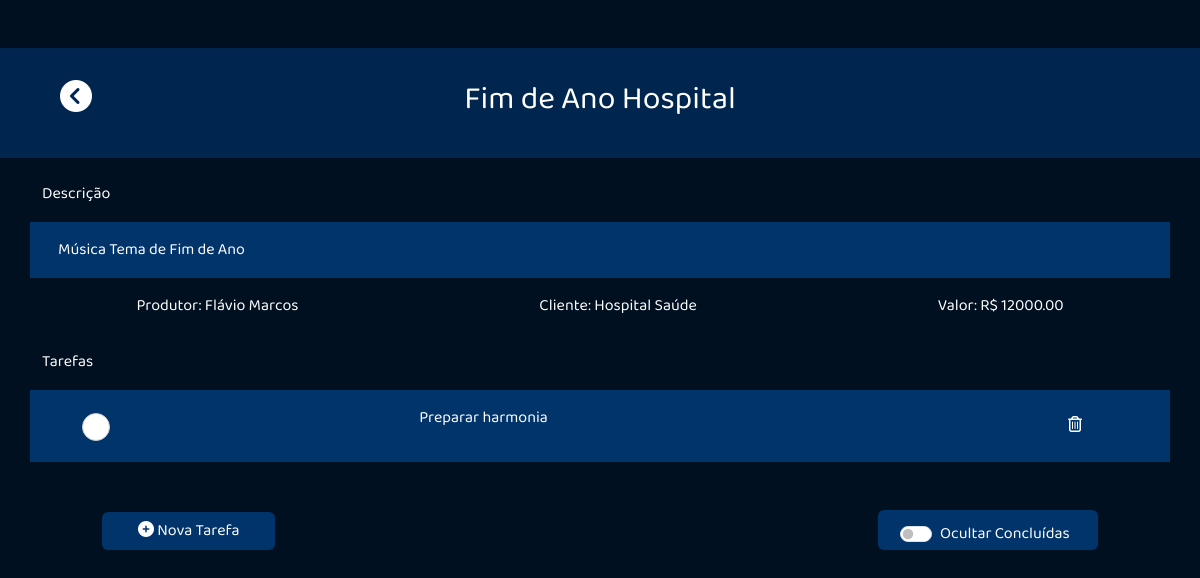
The app's page /exibir_projeto/1, older data.
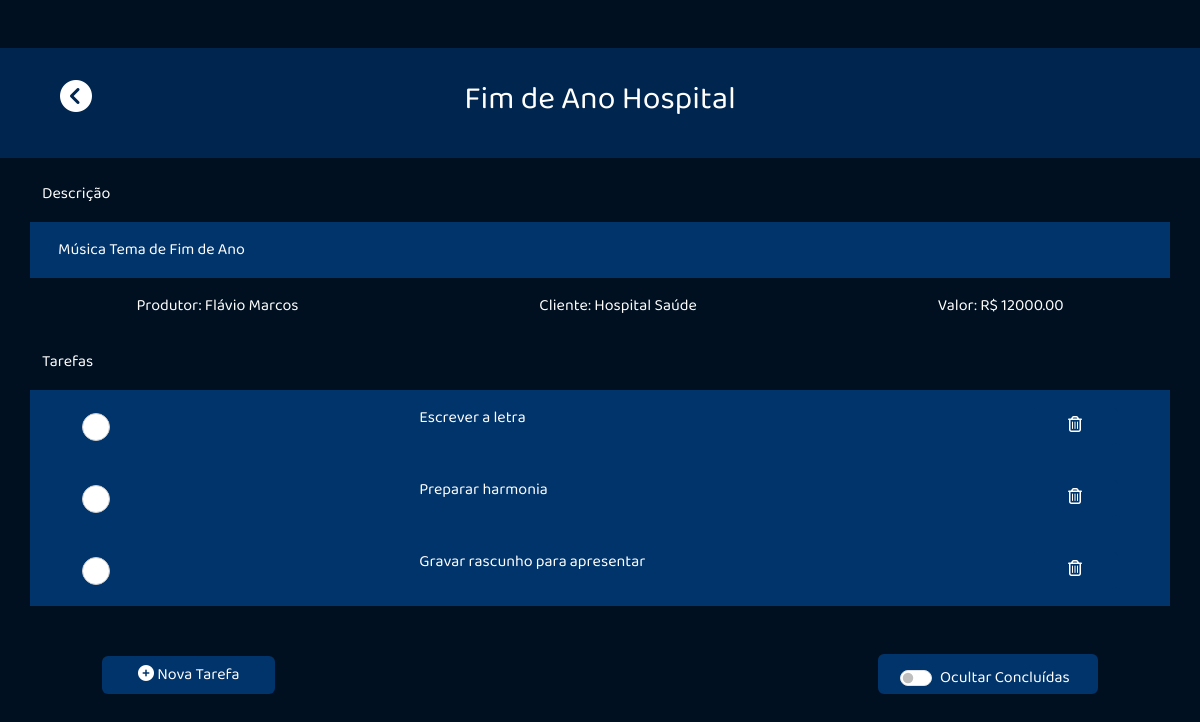
The same page, newer data.
### src/models/project.py (models this page shows, shortened)
class Project(db.Model):
    id_project = db.Column(db.Integer, primary_key = True)
    id_customer = db.Column(db.Integer, db.ForeignKey(Customer.id_customer), nullable = False)
    customer = db.relationship('Customer', backref='project_customer', foreign_keys=[id_customer])
    name = db.Column(db.String(250), nullable = False)
    description = db.Column(db.String(250), nullable = False)
    full_value = db.Column(db.Numeric(20,2), nullable = False)
    id_producer = db.Column(db.Integer, db.ForeignKey(Producer.id_producer), nullable = False)
    producer = db.relationship('Producer', backref='project_producer', foreign_keys=[id_producer])

### src/models/producer.py (models this page shows, shortened)
class Producer(db.Model):
    id_producer = db.Column(db.Integer, primary_key = True)
    name = db.Column(db.String(120), nullable = False)
    area = db.Column(db.String(120), nullable = False)

### src/models/customer.py (models this page shows, shortened)
class Customer(db.Model):
    id_customer = db.Column(db.Integer, primary_key = True)
    name = db.Column(db.String(120), unique = True, nullable = False)
    phone_num = db.Column(db.String(20), unique = True, nullable = False)
    email = db.Column(db.String(120), unique = True, nullable = False)

### src/models/task.py (models this page shows, shortened)
class Task(db.Model):
    id_task = db.Column(db.Integer, primary_key = True)
    id_task_type = db.Column(db.Integer, db.ForeignKey(TaskType.id_task_type), nullable = True)
    id_project = db.Column(db.Integer, db.ForeignKey(Project.id_project))
    project = db.relationship('Project', backref='project_task', foreign_keys=[id_project])
    title = db.Column(db.String(250), nullable = False)
    description = db.Column(db.String(250), nullable = False)
    deadline = db.Column(db.Date, nullable = False)
    started = db.Column(db.DateTime, default=datetime.now())
    finished = db.Column(db.DateTime, nullable=True)

### src/views/project.py (the view)
@project_views.route('/exibir_projeto/<id>', methods=['GET'])
def show_project_page(id):
    project = Project.query.filter_by(id_project = id).first()
    pj = {
        "name": project.name,
        "id_project": project.id_project,
        "customer": project.customer.name,
        "producer": project.producer.name,
        "full_value": project.full_value,
        "description": project.description,
    }
    tasks = Task.query.filter_by(id_project = id).all()
    ts = []
    if len(tasks) == 0:
        return render_template('show_project.html', project = pj, tasks = None)
    for task in tasks:
        checked = ""
        if task.finished != None:
            checked = "checked"
        deadline = task.deadline
        deadline = deadline.strftime("%d/%m/%Y")
        ts.append({
            "id_task": task.id_task,
            "checked": checked,
            "title": task.title,
            "deadline": deadline,
            "description": task.description
        })
    return render_template('show_project.html', tasks = ts, project = pj)

### src/templates/show_project.html (shortened to what this page needs)
<!DOCTYPE html>
<html>
<head>
    <link rel='stylesheet' type='text/css' media='screen' href='/static/css/main.css'>
    <link href="https://cdn.jsdelivr.net/npm/bootstrap@5.3.0-alpha1/dist/css/bootstrap.min.css" rel="stylesheet">
    <link rel="stylesheet" href="https://site-assets.fontawesome.com/releases/v6.3.0/css/all.css">
</head>
<body class="bg-dark-blue">
    <div class="mb-4 bg-blue d-flex align-middle mt-5">
        <div id="project" project="{{ project.id_project }}" class="container-fluid py-3 d-flex justify-content-around">
            <div class="col py-3 d-flex justify-content-start">
                <a href="/projetos" style="margin-left : 3rem"><i class="fa-solid fa-circle-chevron-left fa-2x"></i></a>
            </div>
            <div class="col py-3 d-flex justify-content-center">
                <h2>{{ project.name }}</h2>
            </div>
            <div class="col py-3 d-flex justify-content-start">
            </div>
        </div>
    </div>
    <div class="container">
        <p>Descrição</p>
    </div>
    <div  class="container-md bg-light-blue d-flex justify-content-between align-content-center ml-0" >
        <p id="project_name" class="m-3">{{ project.description }}</p>
    </div>
    <div class="d-flex flex-row justify-content-around m-3">
        <p id="producer">Produtor: {{ project.producer }}</p>
        <p id="customer">Cliente: {{ project.customer }}</p>
        <p id="full_value">Valor: R$ {{ project.full_value }}</p>
    </div>
    <div id="tasks" class="container">
        <p>Tarefas</p>
        {% if tasks != None %}
            {% for task in tasks %}
                <div id="{{ task.id_task }}" class="row task-row bg-light-blue d-flex justify-content-between align-content-center ml-0 p-3" onclick="location.href='/editar_tarefa/{{ task.id_task }}'">
                    <div class="row d-flex justify-content-between align-items-center" >
                        <div class="col d-flex justify-content-start" >
                            <div class="form-check">
                                <div class="round" data-toggle="tooltip"  title="Concluir ou restaurar tarefa">
                                    <label class="form-check-label ml-3" for="checkbox-{{ task.id_task }}" id="taskName">
                                    </label>
                                </div>
                            </div>
                        </div>
                        <div class="col d-flex justify-content-start" data-toggle="tooltip"  title="{{ task.description }} - Deadline: {{ task.deadline }}">
                            <p class="ml-5 tachado {{ task.checked }}">{{ task.title }}</p>
                        </div>
                        <div class="col d-flex justify-content-end">
                            <button type="button" id="bt-delete-task" class="bt-delete-task btn btn-basic" data-toggle="tooltip"  title="Excluir tarefa"><i class="fa-regular fa-trash-can"></i></button>
                        </div>
                    </div>
                </div>
            {% endfor %}
        {% endif %}
    </div>
    <div class="container">
        <div class="row d-flex justify-content-between align-items-center m-5">
            <div class="col d-flex justify-content-start p=0">
                <button type="button" id="bt-new-task" class="btn btn-basic" onclick="location.href='/tarefa/{{ project.id_project }}'"><i class="fa-solid fa-circle-plus"></i> Nova Tarefa</button>
            </div>
            <div class="col d-flex justify-content-end p=0">
                <div class="switch form-check form-switch bg-light-blue switch">
                    <input class="form-check-input" type="checkbox" id="flexSwitchOcultarConcluidas">
                    <label class="form-check-label" for="flexSwitchCheckDefault">Ocultar Concluídas</label>
                </div>
            </div>
        </div>
    </div>
</body>
</html>

### src/static/css/main.css (style rules this page uses)
:root { --bg-color: #43627f; --bg-light-color: #7b99b6; --azul-escuro: #001021; --azul-medio : #00264F; --azul-claro : #00346B; --azul-claro-selecionado: #064e9c; --azul-mais-claro : #76b7fd; }
body { color: white !important; font-family: Baloo !important; }
a { color: white !important; text-decoration: none !important; }
.bg-dark-blue { background-color: var(--azul-escuro) !important; }
.bg-blue { background-color: var(--azul-medio) !important; }
.bg-light-blue { background-color: var(--azul-claro) !important; transition: ease; transition-duration: 100ms; }
.btn-basic { color: white !important; padding-left: 35px !important; padding-right: 35px !important; background-color: var(--azul-claro) !important; transition: ease; transition-duration: 100ms; }
.round { position: relative; display: inline-block; width: 28px; }
.round label { background-color: #fff; border: 1px solid #ccc; border-radius: 50%; cursor: pointer; height: 28px; left: 0; position: absolute; top: 0; width: 28px; display: inline-block }
.round label:after { border: 2px solid #fff; border-top: none; border-right: none; content: ""; height: 6px; left: 7px; opacity: 0; position: absolute; top: 8px; transform: rotate(-45deg); width: 12px; }
.switch { font-weight: 0; font-size: 16px; color: #fff !important; background-color: var(--azul-claro) !important; border: 2px solid var(--azul-claro); box-shadow: rgb(0, 0, 0) 0px 0px 0px 0px; border-radius: 6px; transition : 1000ms; transform: translateY(0); display: flex; flex-direction:row-reverse; align-items: center; cursor: pointer; padding-left: 60px !important; padding-top: 10px !important; padding-bottom: 15px !important; width: 220px !important; height: 40px !important; align-items: center; }
.tachado { text-decoration: none; position: relative; display: inline-block; }
.tachado:before { content: ""; position: absolute; top: 50%; left: 0; right: 0; height: 2px; background-color: white; transition: clip-path 1s ease-in-out; clip-path: inset(0 100% 0 0); }

Row changes from the older to the newer data that the page shows:
added Task: title "Escrever a letra"
added Task: title "Gravar rascunho para apresentar"
